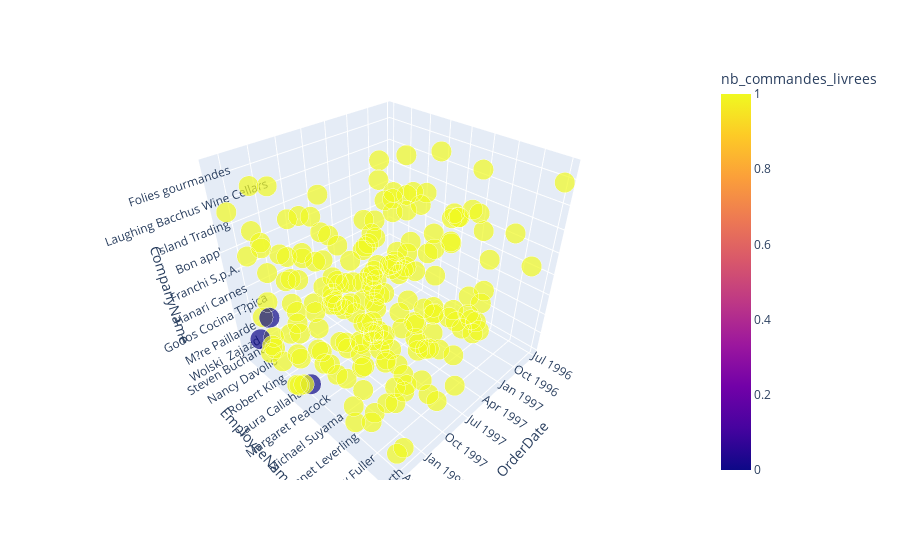

The cell this chart's notebook holds for it:
### Code cell


### Figure 1 — Plotly figure (JSON) as saved in the notebook; plotly's stock layout.template omitted (floating-point values rounded to 4 significant figures; data arrays with more than 128 entries replaced by an {"elided": "..."} marker saying what was removed)
{"data": [{"hovertemplate": "OrderDate=%{x}<br>EmployeeName=%{y}<br>CompanyName=%{z}<br>total_commandes=%{marker.size}<br>nb_commandes_livrees=%{marker.color}<extra></extra>", "legendgroup": "", "marker": {"color": {"elided": "200 int values"}, "coloraxis": "coloraxis", "size": {"elided": "200 int values"}, "sizemode": "area", "sizeref": 0.0025, "symbol": "circle"}, "mode": "markers", "name": "", "scene": "scene", "showlegend": false, "type": "scatter3d", "x": {"elided": "200 str values"}, "y": {"elided": "200 str values"}, "z": {"elided": "200 str values"}}], "layout": {"coloraxis": {"colorbar": {"title": {"text": "nb_commandes_livrees"}}, "colorscale": [[0, "#0d0887"], [0.1111, "#46039f"], [0.2222, "#7201a8"], [0.3333, "#9c179e"], [0.4444, "#bd3786"], [0.5556, "#d8576b"], [0.6667, "#ed7953"], [0.7778, "#fb9f3a"], [0.8889, "#fdca26"], [1, "#f0f921"]]}, "legend": {"itemsizing": "constant", "tracegroupgap": 0}, "margin": {"t": 60}, "scene": {"domain": {"x": [0, 1], "y": [0, 1]}, "xaxis": {"title": {"text": "OrderDate"}}, "yaxis": {"title": {"text": "EmployeeName"}}, "zaxis": {"title": {"text": "CompanyName"}}}}}
